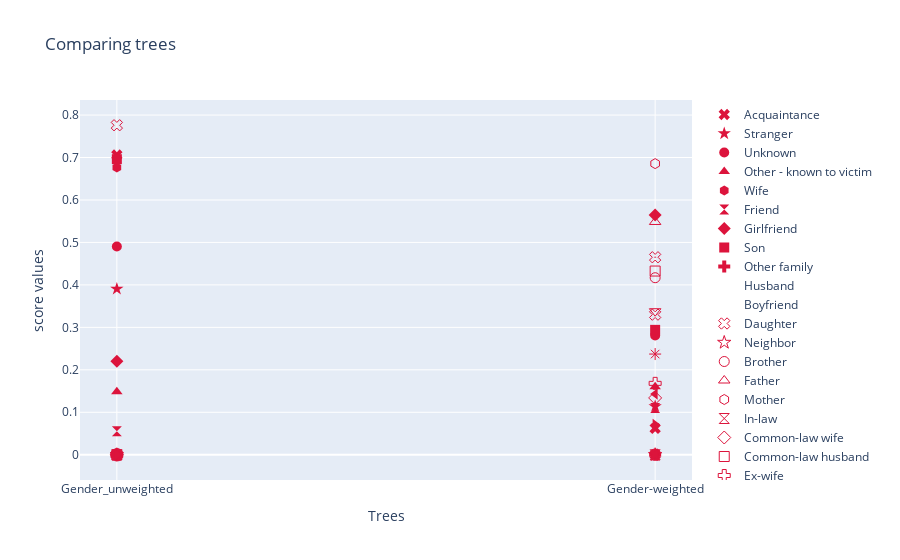

The code cell stored with this chart in its notebook:
### Markdown cell above
### 5.4) Plotting metrics of trees

### Code cell
tree_names = ['Gender_unweighted', 'Gender-weighted']
tree_reports = [report_dicts_standard_unweighted['Relationship'], report_dicts_standard_weighted['Relationship']]

fig = fdt.plot_metrics(tree_names, tree_reports, 'Relationship')
fig.show()

### Figure 1 — Plotly figure (JSON) as saved in the notebook; plotly's stock layout.template omitted (floating-point values rounded to 4 significant figures)
{"data": [{"marker": {"color": "crimson", "size": 10, "symbol": "x"}, "mode": "markers", "name": "Acquaintance", "type": "scatter", "x": ["Gender_unweighted", "Gender-weighted"], "y": [0.706, 0.06214]}, {"marker": {"color": "crimson", "size": 10, "symbol": "star"}, "mode": "markers", "name": "Stranger", "type": "scatter", "x": ["Gender_unweighted", "Gender-weighted"], "y": [0.3905, 0.114]}, {"marker": {"color": "crimson", "size": 10, "symbol": "circle"}, "mode": "markers", "name": "Unknown", "type": "scatter", "x": ["Gender_unweighted", "Gender-weighted"], "y": [0.4904, 0.281]}, {"marker": {"color": "crimson", "size": 10, "symbol": "triangle-up"}, "mode": "markers", "name": "Other - known to victim", "type": "scatter", "x": ["Gender_unweighted", "Gender-weighted"], "y": [0.1483, 0.16]}, {"marker": {"color": "crimson", "size": 10, "symbol": "hexagon"}, "mode": "markers", "name": "Wife", "type": "scatter", "x": ["Gender_unweighted", "Gender-weighted"], "y": [0.6764, 0]}, {"marker": {"color": "crimson", "size": 10, "symbol": "hourglass"}, "mode": "markers", "name": "Friend", "type": "scatter", "x": ["Gender_unweighted", "Gender-weighted"], "y": [0.05515, 0.1103]}, {"marker": {"color": "crimson", "size": 10, "symbol": "diamond"}, "mode": "markers", "name": "Girlfriend", "type": "scatter", "x": ["Gender_unweighted", "Gender-weighted"], "y": [0.2201, 0.5647]}, {"marker": {"color": "crimson", "size": 10, "symbol": "square"}, "mode": "markers", "name": "Son", "type": "scatter", "x": ["Gender_unweighted", "Gender-weighted"], "y": [0.6961, 0.2941]}, {"marker": {"color": "crimson", "size": 10, "symbol": "cross"}, "mode": "markers", "name": "Other family", "type": "scatter", "x": ["Gender_unweighted", "Gender-weighted"], "y": [0, 0]}, {"marker": {"color": "crimson", "size": 10, "symbol": "hash"}, "mode": "markers", "name": "Husband", "type": "scatter", "x": ["Gender_unweighted", "Gender-weighted"], "y": [0, 0]}, {"marker": {"color": "crimson", "size": 10, "symbol": "asterisk"}, "mode": "markers", "name": "Boyfriend", "type": "scatter", "x": ["Gender_unweighted", "Gender-weighted"], "y": [0, 0]}, {"marker": {"color": "crimson", "size": 10, "symbol": "x-open"}, "mode": "markers", "name": "Daughter", "type": "scatter", "x": ["Gender_unweighted", "Gender-weighted"], "y": [0.776, 0.3299]}, {"marker": {"color": "crimson", "size": 10, "symbol": "star-open"}, "mode": "markers", "name": "Neighbor", "type": "scatter", "x": ["Gender_unweighted", "Gender-weighted"], "y": [0, 0]}, {"marker": {"color": "crimson", "size": 10, "symbol": "circle-open"}, "mode": "markers", "name": "Brother", "type": "scatter", "x": ["Gender_unweighted", "Gender-weighted"], "y": [0, 0.4169]}, {"marker": {"color": "crimson", "size": 10, "symbol": "triangle-up-open"}, "mode": "markers", "name": "Father", "type": "scatter", "x": ["Gender_unweighted", "Gender-weighted"], "y": [0, 0.5482]}, {"marker": {"color": "crimson", "size": 10, "symbol": "hexagon-open"}, "mode": "markers", "name": "Mother", "type": "scatter", "x": ["Gender_unweighted", "Gender-weighted"], "y": [0, 0.6856]}, {"marker": {"color": "crimson", "size": 10, "symbol": "hourglass-open"}, "mode": "markers", "name": "In-law", "type": "scatter", "x": ["Gender_unweighted", "Gender-weighted"], "y": [0, 0]}, {"marker": {"color": "crimson", "size": 10, "symbol": "diamond-open"}, "mode": "markers", "name": "Common-law wife", "type": "scatter", "x": ["Gender_unweighted", "Gender-weighted"], "y": [0, 0.1338]}, {"marker": {"color": "crimson", "size": 10, "symbol": "square-open"}, "mode": "markers", "name": "Common-law husband", "type": "scatter", "x": ["Gender_unweighted", "Gender-weighted"], "y": [0, 0.4326]}, {"marker": {"color": "crimson", "size": 10, "symbol": "cross-open"}, "mode": "markers", "name": "Ex-wife", "type": "scatter", "x": ["Gender_unweighted", "Gender-weighted"], "y": [0, 0.1681]}, {"marker": {"color": "crimson", "size": 10, "symbol": "hash-open"}, "mode": "markers", "name": "Stepfather", "type": "scatter", "x": ["Gender_unweighted", "Gender-weighted"], "y": [0, 0]}, {"marker": {"color": "crimson", "size": 10, "symbol": "asterisk-open"}, "mode": "markers", "name": "Sister", "type": "scatter", "x": ["Gender_unweighted", "Gender-weighted"], "y": [0, 0.2371]}, {"marker": {"color": "crimson", "size": 10, "symbol": "triangle-down"}, "mode": "markers", "name": "Homosexual relationship", "type": "scatter", "x": ["Gender_unweighted", "Gender-weighted"], "y": [0, 0]}, {"marker": {"color": "crimson", "size": 10, "symbol": "triangle-down-open"}, "mode": "markers", "name": "Stepson", "type": "scatter", "x": ["Gender_unweighted", "Gender-weighted"], "y": [0, 0.338]}, {"marker": {"color": "crimson", "size": 10, "symbol": "x-dot"}, "mode": "markers", "name": "Ex-husband", "type": "scatter", "x": ["Gender_unweighted", "Gender-weighted"], "y": [0, 0]}, {"marker": {"color": "crimson", "size": 10, "symbol": "x-open-dot"}, "mode": "markers", "name": "Stepdaughter", "type": "scatter", "x": ["Gender_unweighted", "Gender-weighted"], "y": [0, 0.4651]}, {"marker": {"color": "crimson", "size": 10, "symbol": "triangle-left"}, "mode": "markers", "name": "Employer", "type": "scatter", "x": ["Gender_unweighted", "Gender-weighted"], "y": [0, 0.1429]}, {"marker": {"color": "crimson", "size": 10, "symbol": "triangle-left-open"}, "mode": "markers", "name": "Employee", "type": "scatter", "x": ["Gender_unweighted", "Gender-weighted"], "y": [0, 0]}, {"marker": {"color": "crimson", "size": 10, "symbol": "triangle-right"}, "mode": "markers", "name": "Stepmother", "type": "scatter", "x": ["Gender_unweighted", "Gender-weighted"], "y": [0, 0.07143]}], "layout": {"title": {"text": "Comparing trees"}, "xaxis": {"title": {"text": "Trees"}}, "yaxis": {"title": {"text": "score values"}}}}
